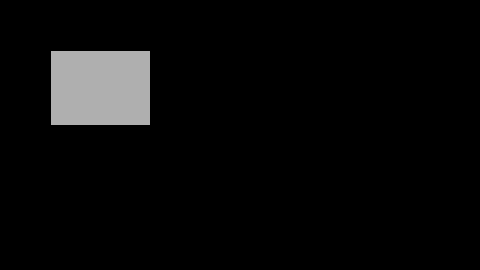
Frame 1 (no input)
Frame 60 (the mouse pressed at the canvas centre just before this capture): identical to frame 1, image omitted
Frame 120 (the mouse held since frame 60 and released just before this capture): identical to frame 1, image omitted

The Processing sketch that drew this single still picture (run headless with seeded random() and noise(); from frame 60 on, the mouse is pressed at the canvas centre):

// Processing sketch: exemplo_de_botao_de_click
// ── exemplo_de_botao_de_click.pde
boolean button;

int x = 50;
int y = 50;
int w = 100;
int h = 75;

void setup() {
  size(480, 270); 
}

void draw() {
 if (button){
  background(255); 
 }else {
  background(0); 
 }
 
 fill(175);
 rect(x,y,w,h);
}

void mousePressed() {
 if (mouseX > x && mouseX < x+w && mouseY > y && mouseY < y+h) {
    button = !button;
  }   
}
